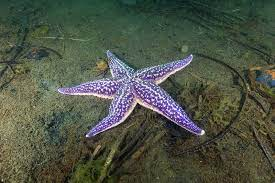
#> input picture SeaAnimal/Process/example_image/Asterias Amurensis.jpg, 275 x 183 px; its folder holds only this picture in this run
$ python -i preprocess4image.py   (imports and definitions only)
#> lines starting #> are read from the running program, lines starting #| are printed output that depends on the picture
import PySimpleGUI as sg
import os
from glob import glob
import openpyxl
import cv2
from jsonformat import getjsonform
import json
import shutil
import datetime
from PIL import Image
import io
import base64
import numpy as np
import datetime

class MakeGUI():
    def makegui(self):
        sg.theme('DarkAmber')
#> (this line was passed over: PySimpleGUI is not available in this run)
#> further down, picture is the input picture: shape (183, 275, 3); mean B, G, R 70.3, 84.8, 78.4

        layout = [
                  [sg.Text('데이터의 경로(폴더)',font =("Arial", 13, 'bold'), size=(40, 1))],
                  [sg.InputText('Data Folder', font =("Arial", 13), size = (30,1), key='DataPath'), sg.FolderBrowse('SELECT', font =("Arial", 13, 'bold'), size=(10, 1))],
                  [sg.Text('환경정보 데이터 파일(excel 파일)',font =("Arial", 13, 'bold'), size=(40, 1))],
                  [sg.InputText('Excel File', font =("Arial", 13), size = (30,1), key='WaterinfoPath'), sg.FileBrowse('SELECT', font =("Arial", 13, 'bold'), size=(10, 1))],
                  [sg.Text('비디오 프레임 추출 간격(초).',font =("Arial", 13, 'bold'), size=(40, 1))],
                  [sg.InputText('Sampling Intervals', font =("Arial", 13),  size = (30,1), key='intervals'), sg.Button('Run',font =("Arial", 13, 'bold'), size=(10,1), key='Run')],
                  [sg.ProgressBar(1, orientation='h', size=(40,20), key='progress')]
                 ]

        window = sg.Window('Preprocessing data', layout, element_justification='c', grab_anywhere = True).Finalize()
        return window

def get_frame(start, end, fps):
    frame_array = [i for i in range(start, end, fps)]
    return frame_array

# [44 lines left out: functions img_to_b64, update_json, not called in this run]

def clahe_image(img):
    b, g, r = cv2.split(img)
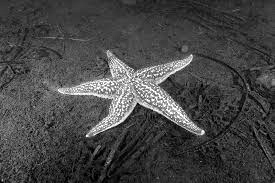
#> b: shape (183, 275); min 0, max 255, mean 70.3
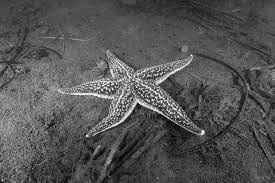
#> g: shape (183, 275); min 0, max 255, mean 84.8
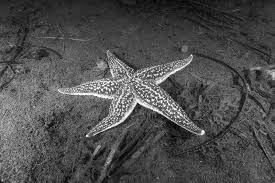
#> r: shape (183, 275); min 0, max 255, mean 78.4
    clahe = cv2.createCLAHE(clipLimit=2.0, tileGridSize=(8,8))
    clahe_b = clahe.apply(b)
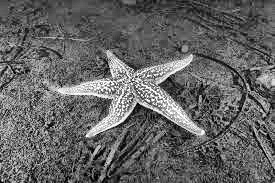
#> clahe_b: shape (183, 275); min 1, max 255, mean 99.9
    clahe_b = cv2.normalize(clahe_b, None, 0, 255, cv2.NORM_MINMAX)
    clahe_g = clahe.apply(g)
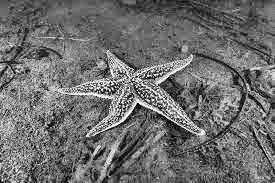
#> clahe_g: shape (183, 275); min 1, max 255, mean 110.4
    clahe_g = cv2.normalize(clahe_g, None, 0, 255, cv2.NORM_MINMAX)
    clahe_r = clahe.apply(r)
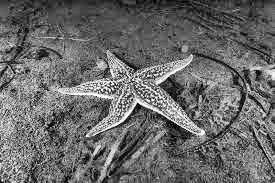
#> clahe_r: shape (183, 275); min 1, max 255, mean 105.8
    clahe_r = cv2.normalize(clahe_r, None, 0, 255, cv2.NORM_MINMAX)
    clahed = cv2.merge((clahe_b, clahe_g, clahe_r))
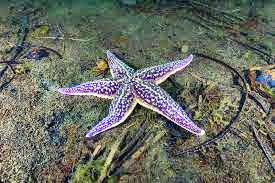
#> clahed: shape (183, 275, 3); mean B, G, R 99.1, 109.7, 105.1
    return clahed

# [126 lines left out: functions preprocess_video, preprocess_img, get_waterinfo, check_waterinfo, not called in this run]

m = MakeGUI()
# [1 line that did not run here, left out]

# [55 lines not run here, left out]

>>> import cv2
>>> picture = cv2.imread('../Process/example_image/Asterias Amurensis.jpg')
>>> result = clahe_image(picture)

$ run again, on SeaAnimal/Process/example_image/Asterina Pectinifera.jpg
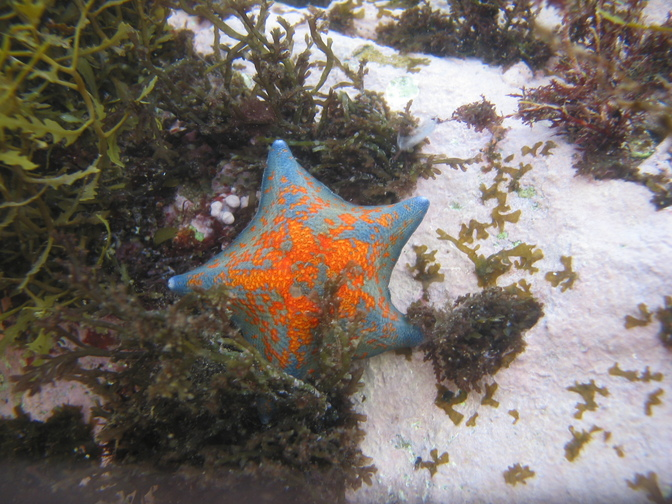
#> input picture SeaAnimal/Process/example_image/Asterina Pectinifera.jpg, 672 x 504 px
#> picture is the input picture: shape (504, 672, 3); mean B, G, R 104.5, 111.2, 120.2
#> in clahe_image, `clahe_r = clahe.apply(r)`:
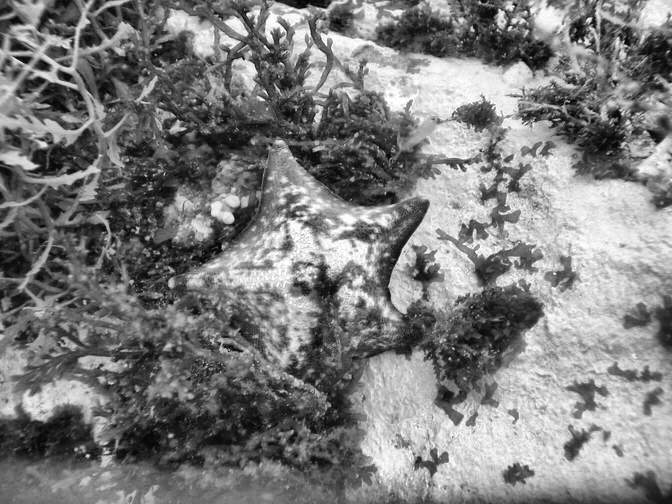
#> clahe_r: shape (504, 672); min 4, max 255, mean 125.3
#> in clahe_image, `clahed = cv2.merge((clahe_b, clahe_g, clahe_r))`:
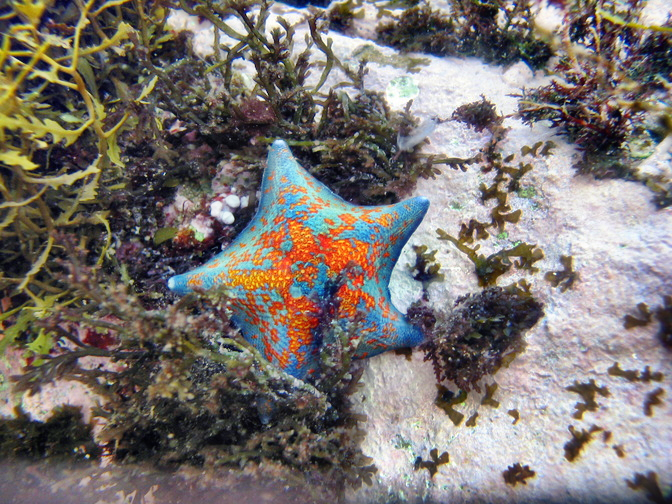
#> clahed: shape (504, 672, 3); mean B, G, R 113.2, 116.8, 123.2
